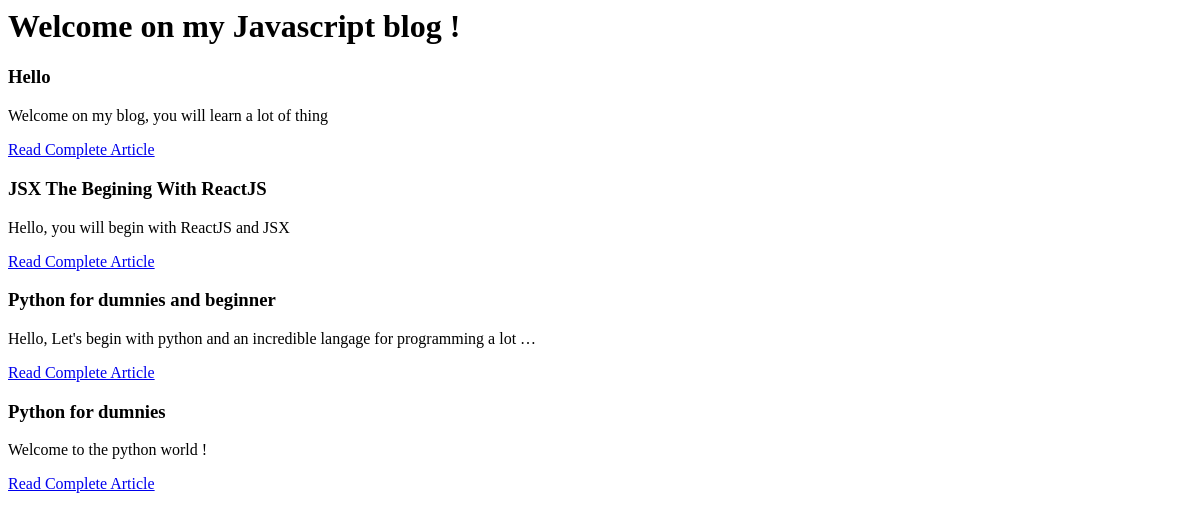
The page /blog/ on the database as committed earlier.
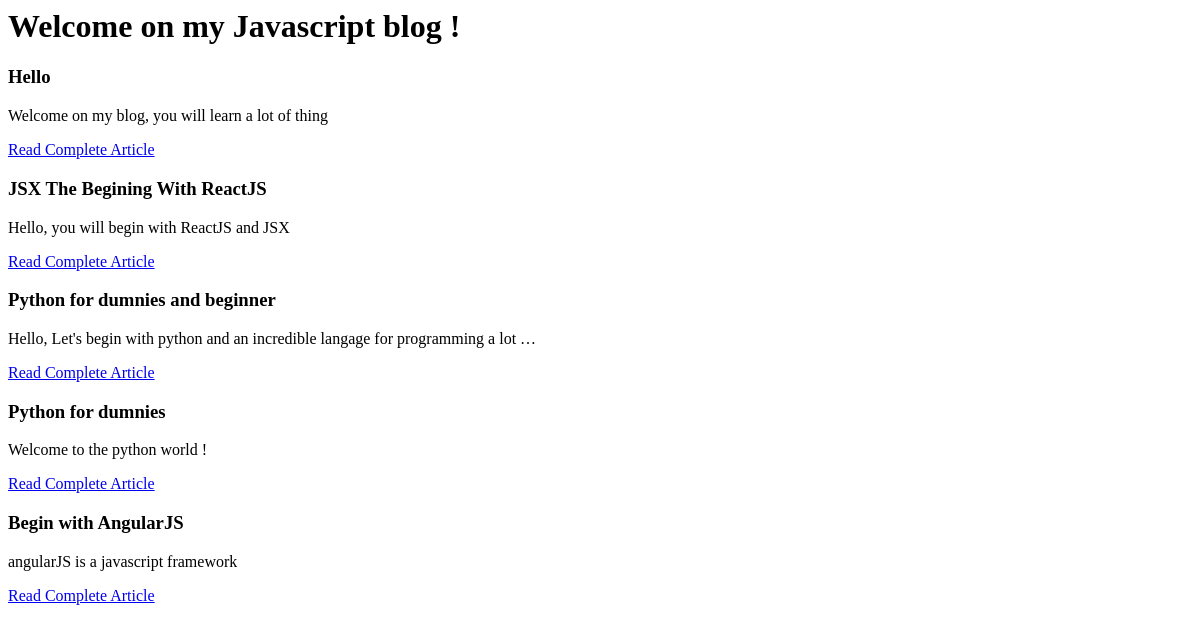
The same page on the database as committed later.
### blog/models.py (models this page shows, shortened)
class Article(models.Model):
    title = models.CharField(max_length=100)
    author = models.CharField(max_length=42)
    slug = models.SlugField(max_length=100)
    content = models.TextField()
    date = models.DateTimeField(auto_now_add=True, auto_now=False, verbose_name='Release Date')
    category = models.ForeignKey(Category)

### blog/views.py (the view)
def home(request):
    articles = Article.objects.all()
    return render(request, 'blog/home.html', {'last_articles': articles})

### blog/templates/blog/home.html
<h1>Welcome on my Javascript blog !</h1>
{% for article in last_articles %}
    <div class="article">
        <h3>{{ article.title }}</h3>
        <p>{{ article.content|truncatechars_html:80 }}</p>
        <p><a href="{% url 'read' article.id %}">Read Complete Article</a></p>
    </div>
    {% empty %}
    <p>No Articles.</p>
{% endfor %}

Rows that differ between the two databases and show on the page:
added Article: title "Begin with AngularJS", content "angularJS is a javascript framework"
